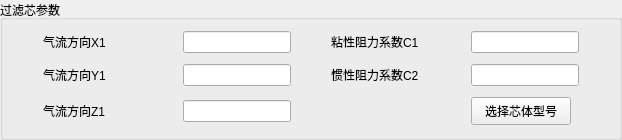
       <widget class="QGroupBox" name="filter_c">
        <property name="enabled">
         <bool>true</bool>
        </property>
        <property name="minimumSize">
         <size>
          <width>0</width>
          <height>140</height>
         </size>
        </property>
        <property name="maximumSize">
         <size>
          <width>16777215</width>
          <height>185</height>
         </size>
        </property>
        <property name="title">
         <string>过滤芯参数</string>
        </property>
        <layout class="QGridLayout" name="gridLayout_6">
         <property name="leftMargin">
          <number>40</number>
         </property>
         <property name="topMargin">
          <number>10</number>
         </property>
         <property name="rightMargin">
          <number>40</number>
         </property>
         <property name="bottomMargin">
          <number>10</number>
         </property>
         <property name="horizontalSpacing">
          <number>40</number>
         </property>
         <property name="verticalSpacing">
          <number>10</number>
         </property>
         <item row="1" column="3">
          <widget class="QLineEdit" name="filter_c2_edit">
           <property name="minimumSize">
            <size>
             <width>0</width>
             <height>22</height>
            </size>
           </property>
           <property name="maximumSize">
            <size>
             <width>132</width>
             <height>22</height>
            </size>
           </property>
          </widget>
         </item>
         <item row="1" column="2">
          <widget class="QLabel" name="label_filter_C2">
           <property name="minimumSize">
            <size>
             <width>100</width>
             <height>0</height>
            </size>
           </property>
           <property name="maximumSize">
            <size>
             <width>16777215</width>
             <height>24</height>
            </size>
           </property>
           <property name="text">
            <string>惯性阻力系数C2</string>
           </property>
           <property name="buddy">
            <cstring>evap_c2_edit</cstring>
           </property>
          </widget>
         </item>
         <item row="0" column="3">
          <widget class="QLineEdit" name="filter_c1_edit">
           <property name="minimumSize">
            <size>
             <width>0</width>
             <height>22</height>
            </size>
           </property>
           <property name="maximumSize">
            <size>
             <width>132</width>
             <height>22</height>
            </size>
           </property>
          </widget>
         </item>
         <item row="0" column="2">
          <widget class="QLabel" name="label_filter_C1">
           <property name="minimumSize">
            <size>
             <width>100</width>
             <height>0</height>
            </size>
           </property>
           <property name="maximumSize">
            <size>
             <width>16777215</width>
             <height>24</height>
            </size>
           </property>
           <property name="text">
            <string>粘性阻力系数C1</string>
           </property>
           <property name="buddy">
            <cstring>evap_c1_edit</cstring>
           </property>
          </widget>
         </item>
         <item row="0" column="1">
          <widget class="QLineEdit" name="filter_x1_edit">
           <property name="minimumSize">
            <size>
             <width>0</width>
             <height>22</height>
            </size>
           </property>
           <property name="maximumSize">
            <size>
             <width>132</width>
             <height>22</height>
            </size>
           </property>
          </widget>
         </item>
         <item row="1" column="1">
          <widget class="QLineEdit" name="FILTER_y1_edit">
           <property name="minimumSize">
            <size>
             <width>0</width>
             <height>22</height>
            </size>
           </property>
           <property name="maximumSize">
            <size>
             <width>132</width>
             <height>22</height>
            </size>
           </property>
          </widget>
         </item>
         <item row="2" column="1">
          <widget class="QLineEdit" name="hc_z1_edit_2">
           <property name="minimumSize">
            <size>
             <width>0</width>
             <height>22</height>
            </size>
           </property>
           <property name="maximumSize">
            <size>
             <width>132</width>
             <height>22</height>
            </size>
           </property>
          </widget>
         </item>
         <item row="0" column="0">
          <widget class="QLabel" name="label_filter_x1">
           <property name="minimumSize">
            <size>
             <width>100</width>
             <height>0</height>
            </size>
           </property>
           <property name="maximumSize">
            <size>
             <width>16777215</width>
             <height>24</height>
            </size>
           </property>
           <property name="text">
            <string>气流方向X1</string>
           </property>
           <property name="buddy">
            <cstring>evap_x1_edit</cstring>
           </property>
          </widget>
         </item>
         <item row="1" column="0">
          <widget class="QLabel" name="label_filter_y1">
           <property name="minimumSize">
            <size>
             <width>100</width>
             <height>0</height>
            </size>
           </property>
           <property name="maximumSize">
            <size>
             <width>16777215</width>
             <height>24</height>
            </size>
           </property>
           <property name="text">
            <string>气流方向Y1</string>
           </property>
           <property name="buddy">
            <cstring>evap_y1_edit</cstring>
           </property>
          </widget>
         </item>
         <item row="2" column="0">
          <widget class="QLabel" name="label_filter_z1">
           <property name="minimumSize">
            <size>
             <width>100</width>
             <height>0</height>
            </size>
           </property>
           <property name="maximumSize">
            <size>
             <width>16777215</width>
             <height>24</height>
            </size>
           </property>
           <property name="text">
            <string>气流方向Z1</string>
           </property>
           <property name="buddy">
            <cstring>evap_z1_edit</cstring>
           </property>
          </widget>
         </item>
         <item row="2" column="3">
          <widget class="QPushButton" name="choose_filter_btn">
           <property name="minimumSize">
            <size>
             <width>0</width>
             <height>28</height>
            </size>
           </property>
           <property name="maximumSize">
            <size>
             <width>100</width>
             <height>16777215</height>
            </size>
           </property>
           <property name="text">
            <string>选择芯体型号</string>
           </property>
           <property name="autoDefault">
            <bool>false</bool>
           </property>
          </widget>
         </item>
        </layout>
       </widget>
